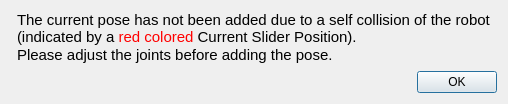
<?xml version="1.0" encoding="UTF-8"?>
<ui version="4.0">
 <class>Dialog</class>
 <widget class="QDialog" name="Dialog">
  <property name="windowModality">
   <enum>Qt::ApplicationModal</enum>
  </property>
  <property name="geometry">
   <rect>
    <x>0</x>
    <y>0</y>
    <width>508</width>
    <height>104</height>
   </rect>
  </property>
  <property name="sizePolicy">
   <sizepolicy hsizetype="Preferred" vsizetype="Preferred">
    <horstretch>0</horstretch>
    <verstretch>0</verstretch>
   </sizepolicy>
  </property>
  <property name="windowTitle">
   <string>Pose not added</string>
  </property>
  <property name="locale">
   <locale language="English" country="UnitedStates"/>
  </property>
  <layout class="QVBoxLayout" name="verticalLayout">
   <item>
    <layout class="QHBoxLayout" name="horizontalLayout">
     <item>
      <spacer name="horizontalSpacer">
       <property name="orientation">
        <enum>Qt::Horizontal</enum>
       </property>
       <property name="sizeHint" stdset="0">
        <size>
         <width>40</width>
         <height>20</height>
        </size>
       </property>
      </spacer>
     </item>
     <item>
      <widget class="QLabel" name="label">
       <property name="text">
        <string>&lt;!DOCTYPE HTML PUBLIC &quot;-//W3C//DTD HTML 4.0//EN&quot; &quot;http://www.w3.org/TR/REC-html40/strict.dtd&quot;&gt;
&lt;html&gt;&lt;head&gt;&lt;meta name=&quot;qrichtext&quot; content=&quot;1&quot; /&gt;&lt;style type=&quot;text/css&quot;&gt;
p, li { white-space: pre-wrap; }
&lt;/style&gt;&lt;/head&gt;&lt;body style=&quot; font-family:'Ubuntu'; font-size:11pt; font-weight:400; font-style:normal;&quot;&gt;
&lt;p style=&quot; margin-top:0px; margin-bottom:0px; margin-left:0px; margin-right:0px; -qt-block-indent:0; text-indent:0px;&quot;&gt;The current pose has not been added due to a self collision of the robot&lt;br /&gt;(indicated by a &lt;span style=&quot; color:#ff0000;&quot;&gt;red colored&lt;/span&gt; Current Slider Position).&lt;/p&gt;
&lt;p style=&quot; margin-top:0px; margin-bottom:0px; margin-left:0px; margin-right:0px; -qt-block-indent:0; text-indent:0px;&quot;&gt;Please adjust the joints before adding the pose.&lt;/p&gt;&lt;/body&gt;&lt;/html&gt;</string>
       </property>
      </widget>
     </item>
     <item>
      <spacer name="horizontalSpacer_2">
       <property name="orientation">
        <enum>Qt::Horizontal</enum>
       </property>
       <property name="sizeHint" stdset="0">
        <size>
         <width>40</width>
         <height>20</height>
        </size>
       </property>
      </spacer>
     </item>
    </layout>
   </item>
   <item>
    <widget class="QDialogButtonBox" name="buttonBox">
     <property name="locale">
      <locale language="English" country="UnitedStates"/>
     </property>
     <property name="orientation">
      <enum>Qt::Horizontal</enum>
     </property>
     <property name="standardButtons">
      <set>QDialogButtonBox::Ok</set>
     </property>
    </widget>
   </item>
  </layout>
 </widget>
 <resources/>
 <connections>
  <connection>
   <sender>buttonBox</sender>
   <signal>accepted()</signal>
   <receiver>Dialog</receiver>
   <slot>accept()</slot>
   <hints>
    <hint type="sourcelabel">
     <x>248</x>
     <y>254</y>
    </hint>
    <hint type="destinationlabel">
     <x>157</x>
     <y>274</y>
    </hint>
   </hints>
  </connection>
  <connection>
   <sender>buttonBox</sender>
   <signal>rejected()</signal>
   <receiver>Dialog</receiver>
   <slot>reject()</slot>
   <hints>
    <hint type="sourcelabel">
     <x>316</x>
     <y>260</y>
    </hint>
    <hint type="destinationlabel">
     <x>286</x>
     <y>274</y>
    </hint>
   </hints>
  </connection>
 </connections>
</ui>
